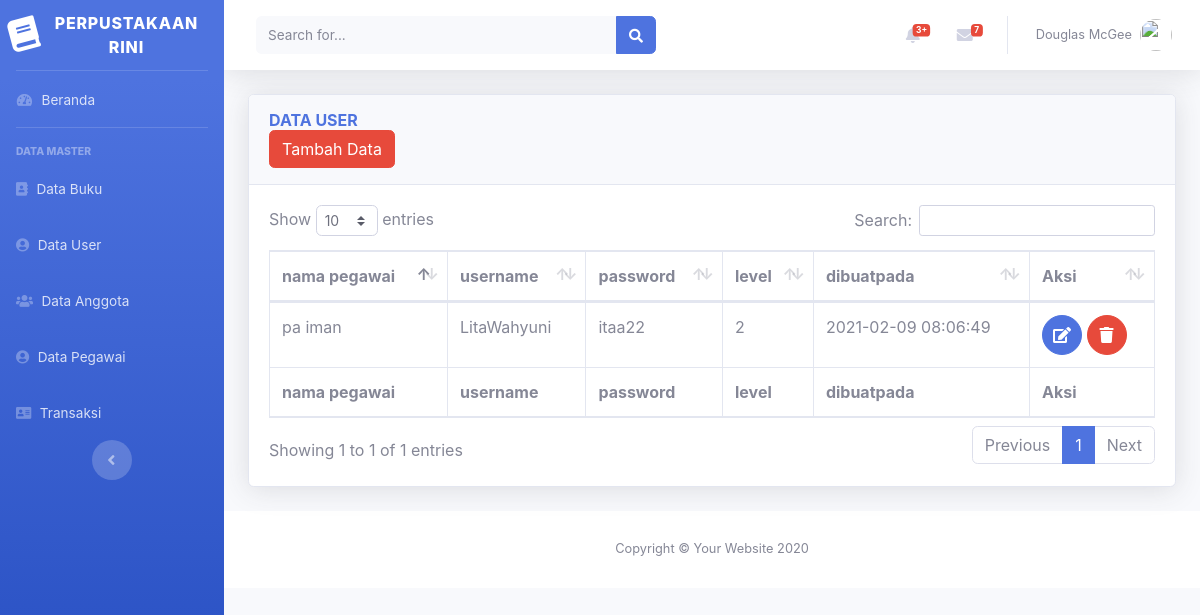
Page /beranda.php?page=user on the committed database.
### tables this page shows
CREATE TABLE `tabel_user` (
  `id_user` int(5) NOT NULL,
  `id_pegawai` int(5) NOT NULL,
  `username` varchar(50) NOT NULL,
  `password` varchar(50) NOT NULL,
  `level` int(1) NOT NULL,
  `dibuat pada` datetime NOT NULL
);

CREATE TABLE `tabel_pegawai` (
  `id_pegawai` int(5) NOT NULL,
  `nama_pegawai` varchar(50) NOT NULL,
  `jenis_kelamin` enum('l','p') NOT NULL,
  `alamat` text NOT NULL,
  `no_hp` varchar(20) NOT NULL,
  `jabatan` varchar(30) NOT NULL
);

### views/User/User.php (the view, shortened to what this page needs)
<div class="container-fluid">
<div class="card shadow mb-4">
    <div class="card-header py-3">
        <h6 class="m-0 font-weight-bold text-primary">DATA USER</h6>
        <a href="beranda.php?page=user&aksi=add">
             <button class="btn btn-danger">Tambah Data </button>
        </a>
    </div>
    <div class="card-body">
        <div class="table-responsive">
            <table class="table table-bordered" id="dataTable" width="100%" cellspacing="0">
                <thead>
                    <tr>
                        <th>nama pegawai</th>
                        <th>username</th>
                        <th>password</th>
                        <th>level</th>
                        <th>dibuatpada</th>
                        <th>Aksi</th>
                    </tr>
                </thead>
                <tfoot>
                    <tr>
                        <th>nama pegawai</th>
                        <th>username</th>
                        <th>password</th>
                        <th>level</th>
                        <th>dibuatpada</th>
                        <th>Aksi</th>
                    </tr>
                </tfoot>
                <tbody>
                <?php
                         $sql  = "select u.*,p.nama_pegawai from tabel_user u left join tabel_pegawai p on u.id_pegawai = p.id_pegawai";
                         $show = $db->query($sql);
                         foreach($show as $u):
                     ?>
                    <tr>
                        <td><?php echo $u['nama_pegawai']?></td>
                        <td><?php echo $u['username']?></td>
                        <td><?php echo $u['password']?></td>
                        <td><?php echo $u['level']?></td>
                        <td><?php echo $u['dibuat pada']?></td>
                        <td>
                        <a href="beranda.php?page=user&aksi=edit$id=<?php echo $u['id_user']?>"
                           class="btn btn-primary btn-circle">
                                <i class="fas fa-edit"></i>
                                </a>
                            <a href="model/anggota/prosesdeleteuser.php?id=<?php echo $u['id_user']?>"
                            class="btn btn-danger btn-circle">
                                <i class="fas fa-trash"></i>
                                </a>
                        </td>
                    </tr>
                    <?php endforeach; ?>
                </tbody>
            </table>
        </div>
    </div>
</div>
</div>

### rows in the picture
tabel_user: id_pegawai.nama_pegawai "pa iman", username "LitaWahyuni", password "itaa22", level "2", dibuat pada "2021-02-09 08:06:49"
